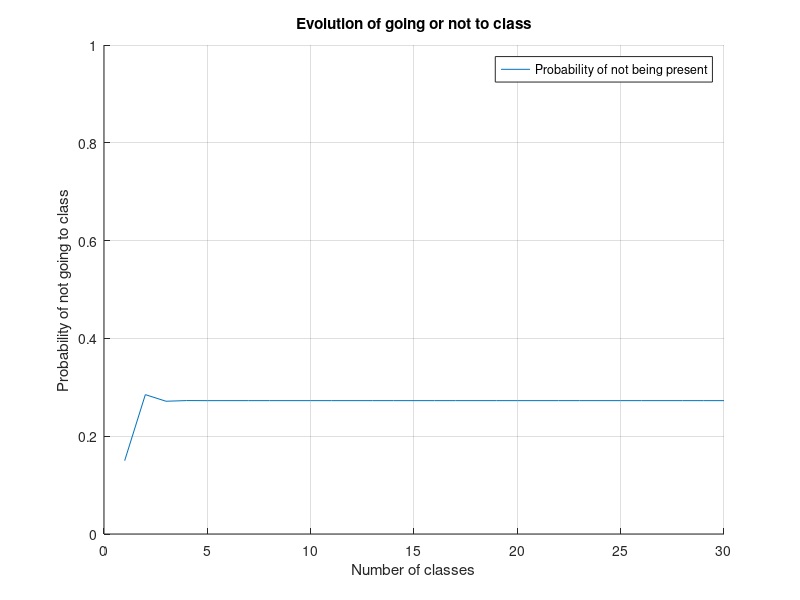

Source code (MATLAB):
%%Ex1
close;
clear all;
clc;

T = [0.7 0.8; 0.3 0.2];

%% (a)
I_0 = [1; 0];
next_week_probabilities = T^2 * I_0;

fprintf('(a) Probability of being present: %f\n', next_week_probabilities(1))

%% (b)
I_0 = [0; 1];
next_week_probabilities = T^2 * I_0;

fprintf('(b) Probability of being present: %f\n', next_week_probabilities(1))

%% (c)
I_0 = [1; 0];
last_week_probabilities = T^29 * I_0;

fprintf('(c) Probability of being present: %f\n', last_week_probabilities(1))

%% (d)
I_0 = [0.85; 0.15];
prob_not_present = zeros(30,1);

for i=1:30
    ith_week_probabilities = T^(i-1) * I_0;
    prob_not_present(i) = ith_week_probabilities(2);
    fprintf('(d) Probability of not being present in %d classes: %f\n', i, ith_week_probabilities(2))
endfor

figure; 
hold on;
p2 = plot(prob_not_present);
legend([p2], ["Probability of not being present"])
grid on
axis([0 30 0 1])
xlabel('Number of classes')
ylabel('Probability of not going to class')
title('Evolution of going or not to class')